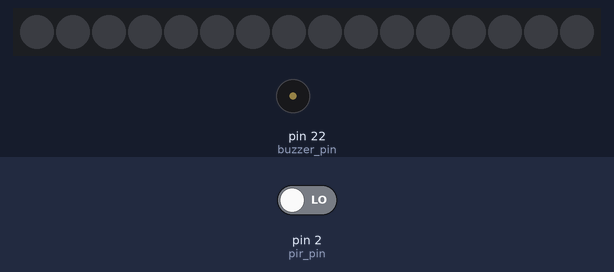
Recording of a sketch running on a simulated Arduino Mega 2560, built with avr-gcc and run on an emulated ATmega2560. On the bench: 16 RGB LEDs in strip order, left to right, buzzer (waves = sounding). The inputs (shaded band) are chosen by the test bench; at power-on: pin 2 (pir_pin) LOW.

Above: at 1.2 s.
1.3 s: pin 2 (pir_pin) driven HIGH
At 2.05 s:
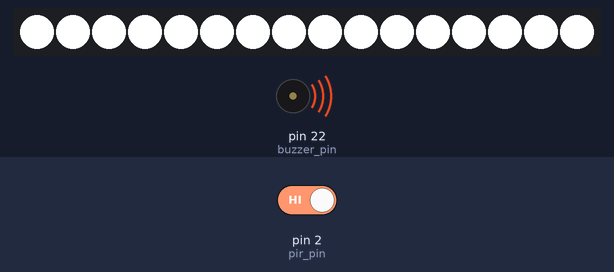
Timing chart, 0 to 9.7 s (numbered marks = the images above; inputs shaded):
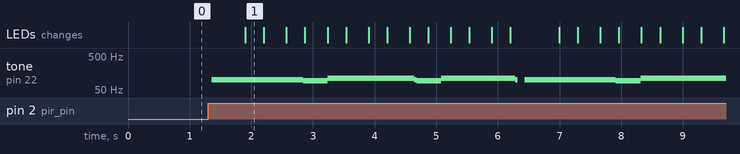

The sketch:

C262_Project.ino
```cpp
#include <Adafruit_NeoPixel.h>

const byte pir_pin = 2;
const byte led_num = 16;
const byte data_pin = 15;
const byte buzzer_pin = 22;

Adafruit_NeoPixel pixels = Adafruit_NeoPixel(led_num, data_pin, NEO_GRB + NEO_KHZ800);

void setup() {
  Serial.begin(115200);
  pinMode(pir_pin, INPUT);

  pinMode(buzzer_pin, OUTPUT);

  pixels.begin();
  pixels.show();
}

void loop() {
  if(digitalRead(pir_pin)){
    for(int i=0; i<500; i++){
      digitalWrite(buzzer_pin, HIGH);
      delay(2);
      generateRandomPattern();
      digitalWrite(buzzer_pin, LOW);
      delay(2);
    }
  }
  delay(100);
}

void generateRandomPattern(){

    for (int i = 0; i < led_num; i++){
      pixels.setPixelColor(i, 255, 255, 255);
    }

    delay(2);
    pixels.show();

    for (int i = 0; i < led_num; i++){
      pixels.setPixelColor(i, 0, 0, 0);
    }

    delay(2);
    pixels.show();

}
```

Measured:
- after the input at 1.3 s, tone on pin 22 (buzzer_pin): plays 101 Hz for 1.5 s, 93 Hz for 0.40 s, 110 Hz for 1.4 s, 101 Hz for 0.04 s, 93 Hz for 0.40 s, 110 Hz for 1.2 s … (10 notes in this stretch), starting after 0.06 s; the LEDs: change after 0.60 s (image 1)
